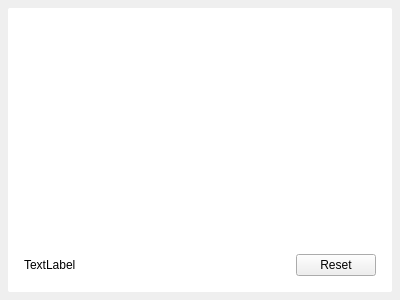
<?xml version="1.0" encoding="UTF-8"?>
<ui version="4.0">
 <class>WizardPage</class>
 <widget class="QWizardPage" name="WizardPage">
  <property name="geometry">
   <rect>
    <x>0</x>
    <y>0</y>
    <width>400</width>
    <height>300</height>
   </rect>
  </property>
  <property name="windowTitle">
   <string>WizardPage</string>
  </property>
  <layout class="QVBoxLayout" name="verticalLayout">
   <property name="leftMargin">
    <number>8</number>
   </property>
   <property name="topMargin">
    <number>8</number>
   </property>
   <property name="rightMargin">
    <number>8</number>
   </property>
   <property name="bottomMargin">
    <number>8</number>
   </property>
   <item>
    <widget class="QFrame" name="frame">
     <property name="styleSheet">
      <string notr="true">QFrame {
	background-color: white;
    border-radius: 2px;
}

/* QLabel {
	font-family:  Arial, STXihei;
	font-weight: 400;
} */</string>
     </property>
     <property name="frameShape">
      <enum>QFrame::StyledPanel</enum>
     </property>
     <property name="frameShadow">
      <enum>QFrame::Raised</enum>
     </property>
     <layout class="QVBoxLayout" name="verticalLayout_2">
      <property name="leftMargin">
       <number>16</number>
      </property>
      <property name="topMargin">
       <number>16</number>
      </property>
      <property name="rightMargin">
       <number>16</number>
      </property>
      <property name="bottomMargin">
       <number>16</number>
      </property>
      <item>
       <widget class="QTextEdit" name="textEdit"/>
      </item>
      <item>
       <layout class="QHBoxLayout" name="horizontalLayout">
        <item>
         <widget class="QLabel" name="label">
          <property name="sizePolicy">
           <sizepolicy hsizetype="Expanding" vsizetype="Preferred">
            <horstretch>0</horstretch>
            <verstretch>0</verstretch>
           </sizepolicy>
          </property>
          <property name="text">
           <string>TextLabel</string>
          </property>
         </widget>
        </item>
        <item>
         <widget class="QPushButton" name="pushButton">
          <property name="styleSheet">
           <string notr="true"/>
          </property>
          <property name="text">
           <string>Reset</string>
          </property>
         </widget>
        </item>
       </layout>
      </item>
     </layout>
    </widget>
   </item>
  </layout>
 </widget>
 <resources/>
 <connections/>
</ui>
